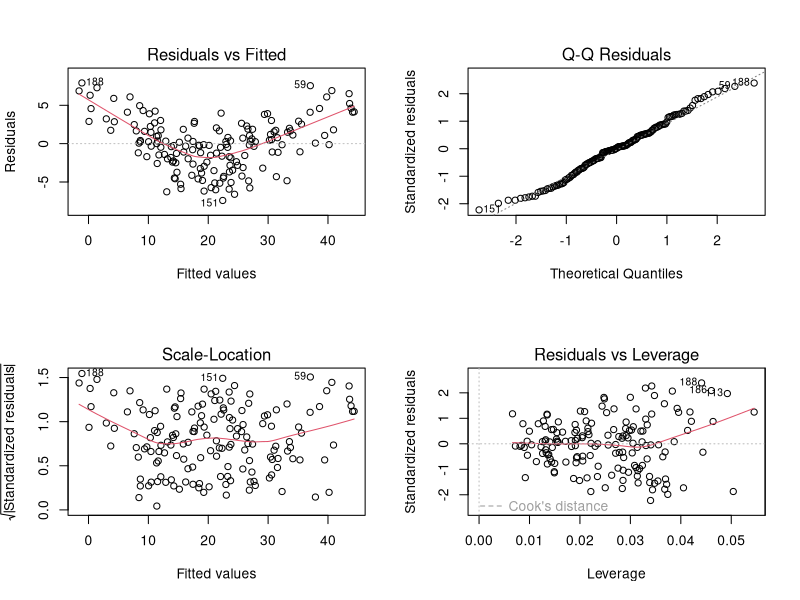

The R script that drew this image:
## ---- chunk 1
#| echo: true
#| eval: true
#| fig-align: center
set.seed(571)
advertising <- data.frame(
  TV = runif(200, 0, 300),
  radio = runif(200, 0, 50),
  newspaper = runif(200, 0, 100)
)
advertising$sales <- 3 +
  0.045 * advertising$TV +
  0.19 * advertising$radio +
  0.002 * advertising$TV * advertising$radio +
  rnorm(200, sd = 2)

tv_fit <- lm(sales ~ TV, data = advertising)
media_fit <- lm(sales ~ TV + radio + newspaper, data = advertising)
interaction_fit <- lm(sales ~ TV * radio + newspaper, data = advertising)

summary(tv_fit)
summary(media_fit)
summary(interaction_fit)
## ---- chunk 2
#| echo: true
#| eval: true
#| fig-align: center
set.seed(571)
id <- sample(seq_len(nrow(advertising)), size = 0.8 * nrow(advertising))
train <- advertising[id, ]
test <- advertising[-id, ]

fit <- lm(sales ~ TV + radio + newspaper, data = train)
pred <- predict(fit, newdata = test)

rmse <- sqrt(mean((test$sales - pred)^2))
test_r2 <- 1 - sum((test$sales - pred)^2) /
  sum((test$sales - mean(test$sales))^2)
## ---- chunk 3
#| echo: true
#| eval: true
#| fig-align: center
par(mfrow = c(2, 2))
plot(fit)
